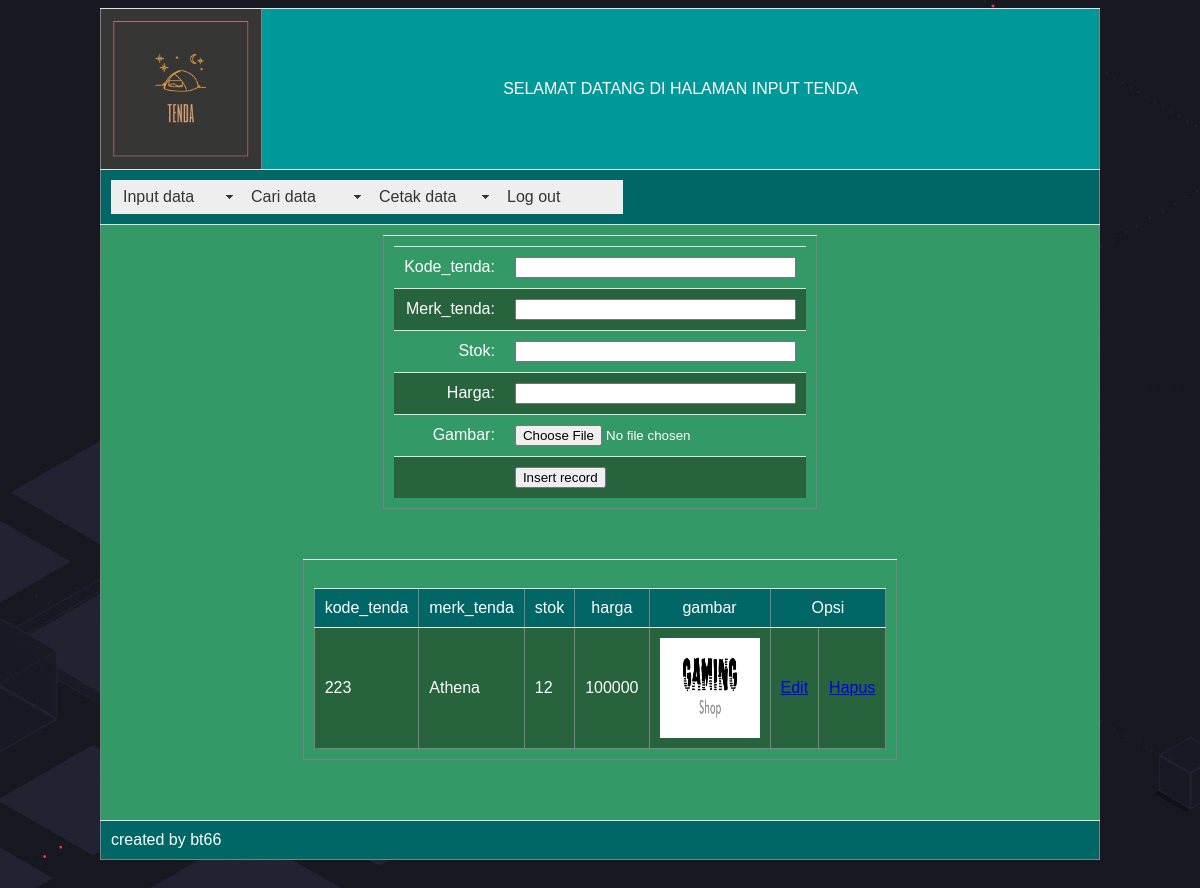
Page /input_tenda.php on the committed database.
### tables this page shows
CREATE TABLE IF NOT EXISTS `tbltenda` (
  `kode_tenda` char(5) NOT NULL,
  `merk_tenda` varchar(50) NOT NULL,
  `stok` smallint(5) NOT NULL,
  `harga` double NOT NULL,
  `gambar` varchar(100) NOT NULL,
  PRIMARY KEY (`kode_tenda`)
);

### input_tenda.php (the view, shortened to what this page needs)
<?php require_once('Connections/koneksitenda.php'); ?>
<?php
$editFormAction = $_SERVER['PHP_SELF'];
if (isset($_SERVER['QUERY_STRING'])) {
  $editFormAction .= "?" . htmlentities($_SERVER['QUERY_STRING']);
}
$query_tampil_tenda = "SELECT * FROM tbltenda";
$tampil_tenda = mysql_query($query_tampil_tenda, $koneksitenda) or die(mysql_error());
$row_tampil_tenda = mysql_fetch_assoc($tampil_tenda);
?>
<!DOCTYPE html PUBLIC "-//W3C//DTD XHTML 1.0 Transitional//EN" "http://www.w3.org/TR/xhtml1/DTD/xhtml1-transitional.dtd">
<html xmlns="http://www.w3.org/1999/xhtml">
<head>
<link href="SpryAssets/SpryMenuBarHorizontal.css" rel="stylesheet" type="text/css" />
<link rel="stylesheet" type="text/css" href="css.css"></head>
<body>
<form action="<?php echo $editFormAction; ?>" method="post" enctype="multipart/form-data" name="form1" id="form1" onsubmit="MM_validateForm('kode_tenda','','R','merk_tenda','','R','stok','','RisNum','harga','','RisNum');return document.MM_returnValue">
  <div align="center">
    <table width="1000" height="246" border="1">
      <tr>
        <td width="140" bgcolor="#363735"><img src="gambar/Capture.PNG" width="140" height="140" /></td>
        <td width="844" bgcolor="#009999"><div align="center" class="header">SELAMAT DATANG DI HALAMAN INPUT TENDA</div></td>
      </tr>
      <tr>
        <td colspan="2" bgcolor="#006666"><ul id="MenuBar1" class="MenuBarHorizontal">
          <li><a class="MenuBarItemSubmenu" href="#">Input data</a>
            </li>
          <li><a href="#" class="MenuBarItemSubmenu">Cari data</a>
            </li>
          <li><a class="MenuBarItemSubmenu" href="#">Cetak data</a>
            </li>
          <li><a href="index.php">Log out</a></li>
        </ul></td>
      </tr>
      <tr>
        <td colspan="2" bgcolor="#339966"><div align="center">
          <table width="411" height="226" border="1">
            <tr>
              <td class="isi"><table align="center" class="coba">
                <tr valign="baseline">
                  <td align="right" nowrap="nowrap" class="header"><span class="header"><span class="header">Kode_tenda:</span></span></td>
                  <td><span class="header"><span class="header">
                    <input name="kode_tenda" type="text" id="kode_tenda" value="" size="32" />
                    </span></span></td>
                  </tr>
                <tr valign="baseline">
                  <td align="right" nowrap="nowrap" class="header"><span class="header"><span class="header">Merk_tenda:</span></span></td>
                  <td><span class="header"><span class="header">
                    <input name="merk_tenda" type="text" id="merk_tenda" value="" size="32" />
                    </span></span></td>
                  </tr>
                <tr valign="baseline">
                  <td align="right" nowrap="nowrap" class="header"><span class="header"><span class="header">Stok:</span></span></td>
                  <td><span class="header"><span class="header">
                    <input name="stok" type="text" id="stok" value="" size="32" />
                    </span></span></td>
                  </tr>
                <tr valign="baseline">
                  <td align="right" nowrap="nowrap" class="header"><span class="header"><span class="header">Harga:</span></span></td>
                  <td><span class="header"><span class="header">
                    <input name="harga" type="text" id="harga" value="" size="32" />
                    </span></span></td>
                  </tr>
                <tr valign="baseline">
                  <td align="right" nowrap="nowrap" class="header"><span class="header"><span class="header">Gambar:</span></span></td>
                  <td><span class="header"><span class="header">
                    <input name="gambar" type="file" size="32" />
                    </span></span></td>
                  </tr>
                <tr valign="baseline">
                  <td nowrap="nowrap" align="right">&nbsp;</td>
                  <td class="isi"><span class="header"><span class="header">
                    <input type="submit" value="Insert record" />
                    </span></span></td>
                  </tr>
                </table>
                <input type="hidden" name="MM_insert" value="form1" /></td>
              </tr>
            </table>
          <p>&nbsp;</p>
        </div>
          <div align="center">
            <table width="200" border="1">
              <tr>
                <td>&nbsp;
                  <table border="1">
                    <tr class="header">
                      <td bgcolor="#006666"><div align="center">kode_tenda</div></td>
                      <td bgcolor="#006666"><div align="center">merk_tenda</div></td>
                      <td bgcolor="#006666"><div align="center">stok</div></td>
                      <td bgcolor="#006666"><div align="center">harga</div></td>
                      <td bgcolor="#006666"><div align="center">gambar</div></td>
                      <td colspan="2" bgcolor="#006666"><div align="center">Opsi</div></td>
                    </tr>
                    <?php do { ?>
                      <tr class="header">
                        <td><?php echo $row_tampil_tenda['kode_tenda']; ?></td>
                        <td><?php echo $row_tampil_tenda['merk_tenda']; ?></td>
                        <td><?php echo $row_tampil_tenda['stok']; ?></td>
                        <td><?php echo $row_tampil_tenda['harga']; ?></td>
                        <td><img src="img/<?php echo $row_tampil_tenda['gambar']; ?>" alt="" width="100" height="100" /></td>
                        <td><a href="edit_tenda.php?kode_tenda=<?php echo $row_tampil_tenda['kode_tenda']; ?>">Edit</a></td>
                        <td><a href="hapus_tenda.php?kode_tenda=<?php echo $row_tampil_tenda['kode_tenda']; ?>">Hapus</a></td>
                      </tr>
                      <?php } while ($row_tampil_tenda = mysql_fetch_assoc($tampil_tenda)); ?>
                </table></td>
              </tr>
            </table>
          </div>
          <p>&nbsp;</p>
        <div align="center"></div></td>
      </tr>
      <tr>
        <td colspan="2" bgcolor="#006666" class="header">created by bt66</td>
      </tr>
    </table>
  </div>
</form>
<p>&nbsp;</p>
</body>
</html>

### SpryAssets/SpryMenuBarHorizontal.css (style rules this page uses)
ul.MenuBarHorizontal { margin: 0; padding: 0; list-style-type: none; font-size: 100%; cursor: default; width: auto; }
ul.MenuBarHorizontal li { margin: 0; padding: 0; list-style-type: none; font-size: 100%; position: relative; text-align: left; cursor: pointer; width: 8em; float: left; }
ul.MenuBarHorizontal a { display: block; cursor: pointer; background-color: #EEE; padding: 0.5em 0.75em; color: #333; text-decoration: none; }
ul.MenuBarHorizontal a.MenuBarItemSubmenu { background-image: url(SpryMenuBarDown.gif); background-repeat: no-repeat; background-position: 95% 50%; }

### css.css (style rules this page uses)
table { border-collapse: collapse; font-family: arial; color:#FFF; }
tbody td { border-top: 1px solid #e3e3e3; padding: 10px; }
tbody tr:nth-child(even) { background: #27633D; }

### input_tenda.php (style rules this page uses)
.isi { color: #060; }
.coba { color: #060; }

### rows in the picture
tbltenda: kode_tenda "223", merk_tenda "Athena", stok "12", harga "100000", gambar (picture)
